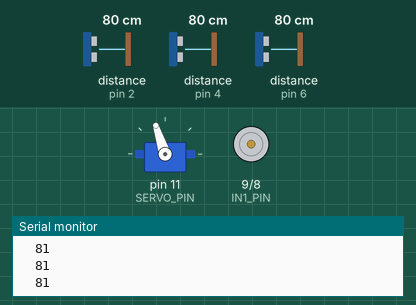
This sketch was run on a simulated Arduino Uno, built with avr-gcc and run on an emulated ATmega328P. Parts: servo, motor-driver pin pairs drawn as motors (green arrow = first pin HIGH = forward, orange = second pin HIGH = backward, longer = more drive, scaled by the enable pin), the last lines printed to the serial monitor. The inputs (shaded band) are chosen by the test bench; at power-on: distance to the obstacle (sensors on pin 4, pin 2, pin 6) 80 cm. The echo pulse lasts 58.3 µs per cm.

Above: at 1.2 s.
1.3 s: distance to the obstacle (sensor on pin 4) set to 74 cm
4.3 s: distance to the obstacle (sensor on pin 4) set to 64 cm
At 7.1 s:
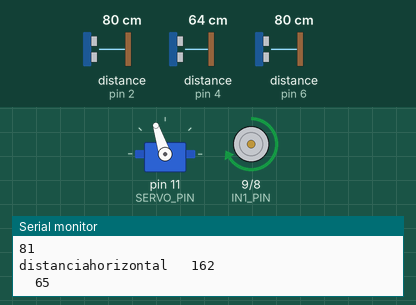
7.3 s: distance to the obstacle (sensor on pin 2) set to 41 cm
10.3 s: distance to the obstacle (sensor on pin 2) set to 34 cm
12.5 s: distance to the obstacle (sensor on pin 6) set to 71 cm
At 15.2 s:
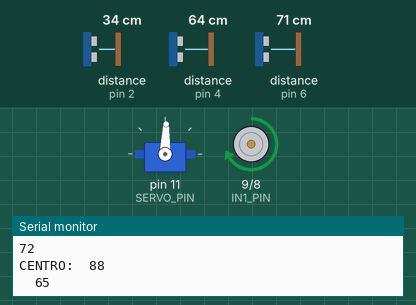
15.5 s: distance to the obstacle (sensor on pin 4) set to 2 cm
At 15.5 s:
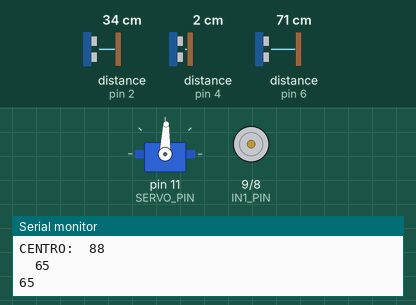
Timing chart, 0 to 24.4 s (numbered marks = the images above; inputs shaded):
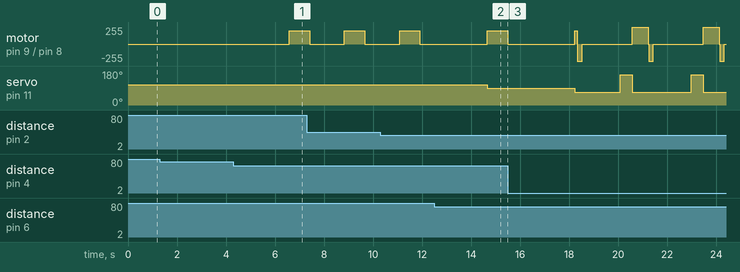

Measured:
- the behaviour switches between 69 and 68 cm on distance to the obstacle (sensor on pin 4) (found by bisection; images 0 and 1)
- the behaviour switches between 74 and 73 cm on distance to the obstacle (sensor on pin 6) (found by bisection; images 1 and 2)
- after the input at 4.3 s, motor on pin 9 (IN1_PIN) / pin 8 (IN2_PIN): stopped → forward 200/255 after 2.3 s
- after the input at 12.5 s, motor on pin 9 (IN1_PIN) / pin 8 (IN2_PIN): stopped → forward 200/255 after 2.2 s instead of 2.2 s

The sketch:

SencilloConAutocorrectores2.0.ino
```cpp
/*
   .~~.   .~~.
  '. \ ' ' / .'
   .~ .~~~..~.
  : .~.'~'.~. :
 ~ (   ) (   ) ~
( : '~'.~.'~' : )
 ~ .~ (   ) ~. ~
  (  : '~' :  )
   '~ .~~~. ~'
       '~'
      NotAPi
*/


#include <NewPing.h>
#include <Servo.h> // Include the Servo library

// Pin definitions
#define TRIGGER_PIN1  3
#define ECHO_PIN1     2
#define TRIGGER_PIN2  5
#define ECHO_PIN2     4
#define TRIGGER_PIN3  7
#define ECHO_PIN3     6
int MaxDistance = 300;

// Motor Control Pins
#define IN1_PIN       9
#define IN2_PIN       8
#define ENABLE_PIN    10

// Servo Control
Servo myservo;
#define SERVO_PIN 11

int centro = 108 ;// para que vaya recto
int miligiroDERECHA = 950; // cuantos milisegundo está con el motor prendido en amboos giros
int miligiroIZQUIERDA = 650; // cuantos milisegundo está con el motor prendido en amboos giros

int distanciafreno = 70; // a que distancia en cm se para respecto la pared de delante xd
int distanciarevision = 200;

NewPing sonarRight(TRIGGER_PIN1, ECHO_PIN1, MaxDistance);
NewPing sonarFront(TRIGGER_PIN2, ECHO_PIN2, MaxDistance);
NewPing sonarLeft(TRIGGER_PIN3, ECHO_PIN3, MaxDistance);

void forward(int vel) {
  myservo.write(centro);
  analogWrite(ENABLE_PIN, vel);
  digitalWrite(IN1_PIN, HIGH);
  digitalWrite(IN2_PIN, LOW);
}

void stop() {
  analogWrite(ENABLE_PIN, 150);
  digitalWrite(IN1_PIN, LOW);
  digitalWrite(IN2_PIN, LOW);
}

void forceStop() {
  // Breve inversión del motor para frenar el robot
  digitalWrite(IN1_PIN, LOW);
  digitalWrite(IN2_PIN, HIGH);
  analogWrite(ENABLE_PIN, 255);  // Ajusta la velocidad al máximo inverso
  delay(200);  // Pequeño retraso para aplicar el freno

  // Detener el motor completamente
  digitalWrite(IN1_PIN, LOW);
  digitalWrite(IN2_PIN, LOW);
  analogWrite(ENABLE_PIN, 0);
}


void setup() {
  // Motor Control
  pinMode(IN1_PIN, OUTPUT);
  pinMode(IN2_PIN, OUTPUT);
  pinMode(ENABLE_PIN, OUTPUT);

  myservo.attach(SERVO_PIN);

  Serial.begin(9600);

  myservo.write(centro);

  stop();
}
//192.168.217.95
int getDistance(NewPing &sonar) {
  int distance = sonar.ping_cm();
  if (distance == 0) {
    distance = MaxDistance;
  }
  return distance;
}

void giroIzquierda(){
  myservo.write(160);
  delay(500);
  forward(255);
  delay(miligiroIZQUIERDA);
  stop();
}

void giroDerecha(){
  myservo.write(80);
  delay(500);
  forward(255);
  delay(miligiroDERECHA);
  stop();
}

void atras(){
  digitalWrite(IN1_PIN, LOW);
  digitalWrite(IN2_PIN, HIGH);
  analogWrite(ENABLE_PIN, 255);  // Ajusta la velocidad al máximo inverso
  delay(5000);  // Pequeño retraso para aplicar el freno
}

int getAverageFrontDistance(int numReadings) {
  int sum = 0;

  // Tomar múltiples lecturas y acumularlas
  for (int i = 0; i < numReadings; i++) {
    int distance = getDistance(sonarFront);
    sum += distance;
    delay(10); // Pequeño retraso entre lecturas para evitar interferencias
  }

  // Calcular el promedio de las lecturas
  int averageDistance = sum / numReadings;

  Serial.println(averageDistance);
  return averageDistance;
}

int getAverageDerechaDistance(int numReadings){
  int sum = 0;

  // Tomar múltiples lecturas y acumularlas
  for (int i = 0; i < numReadings; i++) {
    int distance = getDistance(sonarRight);
    sum += distance;
    delay(10); // Pequeño retraso entre lecturas para evitar interferencias
  }

  // Calcular el promedio de las lecturas
  int averageDistance = sum / numReadings;
  Serial.println(averageDistance);
  return averageDistance;
}

int getAverageIzquierdaDistance(int numReadings) {
  int sum = 0;

  // Tomar múltiples lecturas y acumularlas
  for (int i = 0; i < numReadings; i++) {
    int distance = getDistance(sonarLeft);
    sum += distance;
    delay(10); // Pequeño retraso entre lecturas para evitar interferencias
  }

  // Calcular el promedio de las lecturas
  int averageDistance = sum / numReadings;

  Serial.println(averageDistance);
  return averageDistance;
}

void loop() {
  int leftDistance = getDistance(sonarLeft);
  int frontDistance = getDistance(sonarFront);
  int rightDistance = getDistance(sonarRight);


 // Serial.print(leftDistance);
  Serial.print("  ");
  Serial.print(frontDistance);
  Serial.println("  ");
 // Serial.println(rightDistance);


  if ((frontDistance > distanciafreno) and (frontDistance > distanciarevision)) {
    myservo.write(centro);
    forward(200);
    }
  else if ((frontDistance < 70) and (frontDistance > 60)){
    if (getAverageFrontDistance(50) < distanciarevision){
      stop();
      int distanciahorizontal = getAverageDerechaDistance(50) + getAverageIzquierdaDistance(50);
      Serial.print("distanciahorizontal   ");
      Serial.println(distanciahorizontal);
      if (distanciahorizontal < 120 and distanciahorizontal > 40){
        int diferencia = getAverageDerechaDistance(50) - getAverageIzquierdaDistance(50);
        diferencia = constrain(diferencia, -20, 20);
        centro = centro + diferencia;
        Serial.print("CENTRO:  ");
        Serial.println(centro);
        myservo.write(centro);
        forward(200);
        delay(100);
      }
      else{
        forward(200);
        delay(100);
      }
    }
  }
  else if (frontDistance < distanciafreno){
    forceStop();
    if (getAverageFrontDistance(50) < distanciafreno){
      stop();
      delay(1000);
      if (leftDistance > rightDistance){
      giroIzquierda();
      }
      else if (leftDistance < rightDistance){
      giroDerecha();
      }
      else{
      atras();
      }
    }
    else{
      //no hace nada si la promedio es mayor a la distancai de freno ewyufweyfvyef
    }
  }


  // Other logic for controlling the robot based on sensor data
}
```
